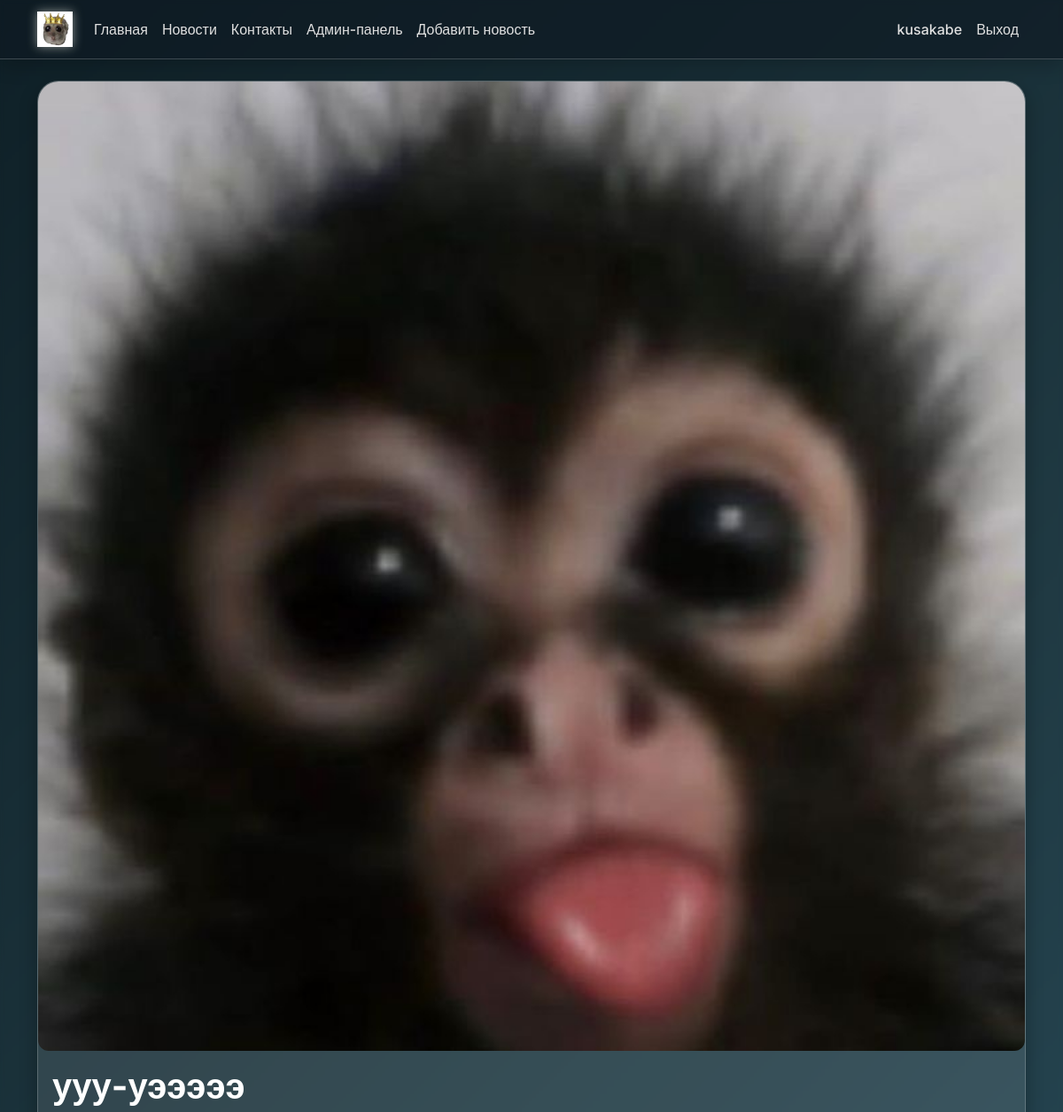
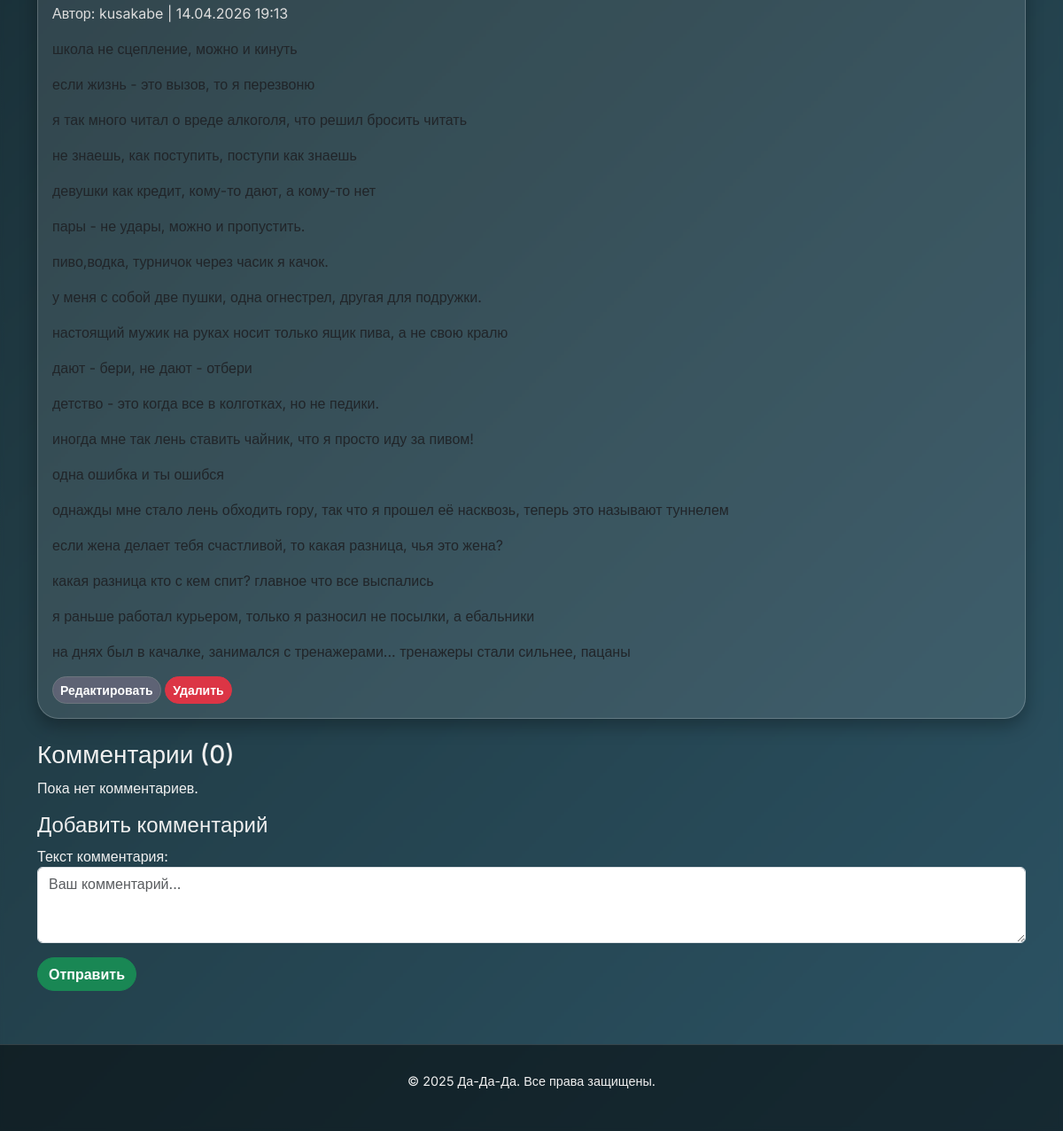
/news/3/ (signed in), run on the app's committed database (2 pictures, top to bottom).
### news/models.py (models this page shows, shortened)
class News(models.Model):
    title = models.CharField(max_length=200, verbose_name='Заголовок')
    content = models.TextField(verbose_name='Содержание')
    author = models.ForeignKey(User, on_delete=models.CASCADE, verbose_name='Автор')
    pub_date = models.DateTimeField(default=timezone.now, verbose_name='Дата публикации')
    image = models.ImageField(upload_to='news_images/', blank=True, null=True, verbose_name='Изображение')
    class Meta:
        ordering = ['-pub_date']
        verbose_name = 'Новость'
        verbose_name_plural = 'Новости'

### news/views.py (the view, shortened to what this page needs)
# urls.py: path('news/<int:pk>/', views.news_detail, name='news_detail'),
def news_detail(request, pk):
    news = get_object_or_404(News, pk=pk)
    comments = news.comments.filter(is_approved=True)
    form = CommentForm()  # пустая форма для GET
    return render(request, 'news/news_detail.html', {
        'news': news,
        'comments': comments,
        'form': form,
    })

### news/forms.py
class CommentForm(forms.ModelForm):
    class Meta:
        model = Comment
        fields = ['text']
        widgets = {
            'text': forms.Textarea(attrs={'rows': 3, 'class': 'form-control', 'placeholder': 'Ваш комментарий...'})
             }

### templates/news/news_detail.html (shortened to what this page needs)
{% extends 'base.html' %}
{% block content %}
<div class="card mb-4">
    {% if news.image %}
        <img src="{{ news.image.url }}" class="img-fluid" alt="{{ news.title }}" style="max-width: 100%; height: auto; border-radius: 12px;">
    {% endif %}
    <div class="card-body">
        <h1 class="card-title">{{ news.title }}</h1>
        <p class="text-muted">Автор: {{ news.author.username }} | {{ news.pub_date|date:"d.m.Y H:i" }}</p>
        <p class="card-text">{{ news.content|linebreaks }}</p>
        {% if user.is_staff %}
            <a href="{% url 'news_edit' news.pk %}" class="btn btn-sm btn-secondary">Редактировать</a>
            <a href="{% url 'news_delete' news.pk %}" class="btn btn-sm btn-danger">Удалить</a>
        {% endif %}
    </div>
</div>
<h3>Комментарии ({{ comments.count }})</h3>
{% for comment in comments %}
    <div class="card mb-2">
        <div class="card-body">
            <strong>{{ comment.author.username }}</strong> <span class="text-muted">{{ comment.created_date|date:"d.m.Y H:i" }}</span>
            <p>{{ comment.text }}</p>
        </div>
    </div>
{% empty %}
    <p>Пока нет комментариев.</p>
{% endfor %}
{% if user.is_authenticated %}
    <h4>Добавить комментарий</h4>
    <form method="post">
        {{ form.as_p }}
        <button type="submit" class="btn btn-success">Отправить</button>
    </form>
{% else %}
    <p><a href="{% url 'login' %}">Войдите</a>, чтобы оставить комментарий.</p>
{% endif %}
{% endblock %}

### templates/base.html (shortened to what this page needs)
<!DOCTYPE html>
<html lang="ru">
<head>
    <link href="https://cdn.jsdelivr.net/npm/bootstrap@5.3.0-alpha1/dist/css/bootstrap.min.css" rel="stylesheet">
    {% load static %}
    <link rel="stylesheet" href="{% static 'css/liquid_glass.css' %}">
</head>
<body>
    <nav class="navbar navbar-expand-lg navbar-dark bg-dark">
        <div class="container">
            <a class="navbar-brand" href="{% url 'home' %}">
                <img src="{% static 'logo.jpg' %}" alt="Логотип" height="40">
            </a>
            <div class="collapse navbar-collapse" id="navbarNav">
                <ul class="navbar-nav me-auto">
                    <li class="nav-item"><a class="nav-link" href="{% url 'home' %}">Главная</a></li>
                    <li class="nav-item"><a class="nav-link" href="{% url 'news_list' %}">Новости</a></li>
                    <li class="nav-item"><a class="nav-link" href="{% url 'contacts' %}">Контакты</a></li>
                    {% if user.is_authenticated and user.is_staff %}
                        <li class="nav-item"><a class="nav-link" href="{% url 'admin:index' %}">Админ-панель</a></li>
                    {% endif %}
                    {% if user.is_authenticated and user.is_staff %}
                        <li class="nav-item"><a class="nav-link" href="{% url 'news_create' %}">Добавить новость</a></li>
                    {% endif %}
                </ul>
                <ul class="navbar-nav">
                    {% if user.is_authenticated %}
                        <li class="nav-item"><a class="nav-link" href="{% url 'profile' %}">{{ user.username }}</a></li>
                        <li class="nav-item"><a class="nav-link" href="{% url 'logout' %}">Выход</a></li>
                    {% else %}
                        <li class="nav-item"><a class="nav-link" href="{% url 'login' %}">Вход</a></li>
                        <li class="nav-item"><a class="nav-link" href="{% url 'register' %}">Регистрация</a></li>
                    {% endif %}
                </ul>
            </div>
        </div>
    </nav>
    <div class="container mt-4">
        {% block content %}{% endblock %}
    </div>
    <footer>
        <p>© 2025 Да-Да-Да. Все права защищены.</p>
    </footer>
</body>
</html>

### news/static/css/liquid_glass.css (style rules this page uses)
* { margin: 0; padding: 0; box-sizing: border-box; }
body { font-family: 'Inter', sans-serif; background: linear-gradient(135deg, #0f2027, #203a43, #2c5364); background-attachment: fixed; color: #f0f0f0; line-height: 1.5; backdrop-filter: blur(2px); }
.navbar { background: rgba(15, 25, 35, 0.65) !important; backdrop-filter: blur(12px); border-bottom: 1px solid rgba(255, 255, 255, 0.2); box-shadow: 0 8px 20px rgba(0, 0, 0, 0.2); }
.navbar .nav-link { color: #e0e0e0 !important; font-weight: 500; transition: all 0.3s ease; position: relative; }
.navbar-brand img { filter: drop-shadow(0 0 6px rgba(255,255,240,0.5)); transition: transform 0.2s; }
.card { background: rgba(255, 255, 255, 0.1) !important; backdrop-filter: blur(10px); border-radius: 24px !important; border: 1px solid rgba(255, 255, 255, 0.2); box-shadow: 0 8px 20px rgba(0, 0, 0, 0.3); transition: all 0.35s cubic-bezier(0.2, 0.9, 0.4, 1.1); overflow: hidden; }
.card-title { color: #ffffff; font-weight: 700; }
.card-text, .text-muted { color: #ddd !important; }
form input, form textarea, form select { background: rgba(30, 40, 50, 0.7); border: 1px solid rgba(255,255,255,0.25); border-radius: 20px; color: white; padding: 12px 16px; transition: 0.2s; }
.btn, button, .btn-secondary, .btn-warning, .btn-danger { border-radius: 40px !important; font-weight: 600; transition: 0.2s; }
.btn-secondary { background: rgba(100,100,120,0.8) !important; backdrop-filter: blur(5px); }
a { color: #b8e1ff; text-decoration: none; }
footer { background: rgba(0, 0, 0, 0.5); backdrop-filter: blur(12px); border-top: 1px solid rgba(255,255,255,0.15); margin-top: 60px; padding: 30px 0; text-align: center; font-size: 0.9rem; }

### data on the page
News: image (picture), title "ууу-уэээээ", author.username "kusakabe", pub_date "14.04.2026 19:13", content "школа не сцепление, можно и кинуть если жизнь - это вызов, то я перезвоню я так много читал о вреде алкоголя, что решил бросить читать не знаешь, как поступить, поступи как знаешь девушки как кредит, кому-то дают, а кому-то нет пары - не удары, можно и пропустить. пиво,водка, турничок через часик я качок. у меня с собой две пушки, одна огнестрел, другая для подружки. настоящий мужик на руках носит только ящик пива, а не свою кралю дают - бери, не дают - отбери детство - это когда все в колготках, но не педики. иногда мне так лень ставить чайник, что я просто иду за пивом! одна ошибка и ты ошибся однажды мне стало лень обходить гору, так что я прошел её насквозь, теперь это называют туннелем…"

### other printed values
{{ user.username }} "kusakabe"
{{ comments.count }} "0"
